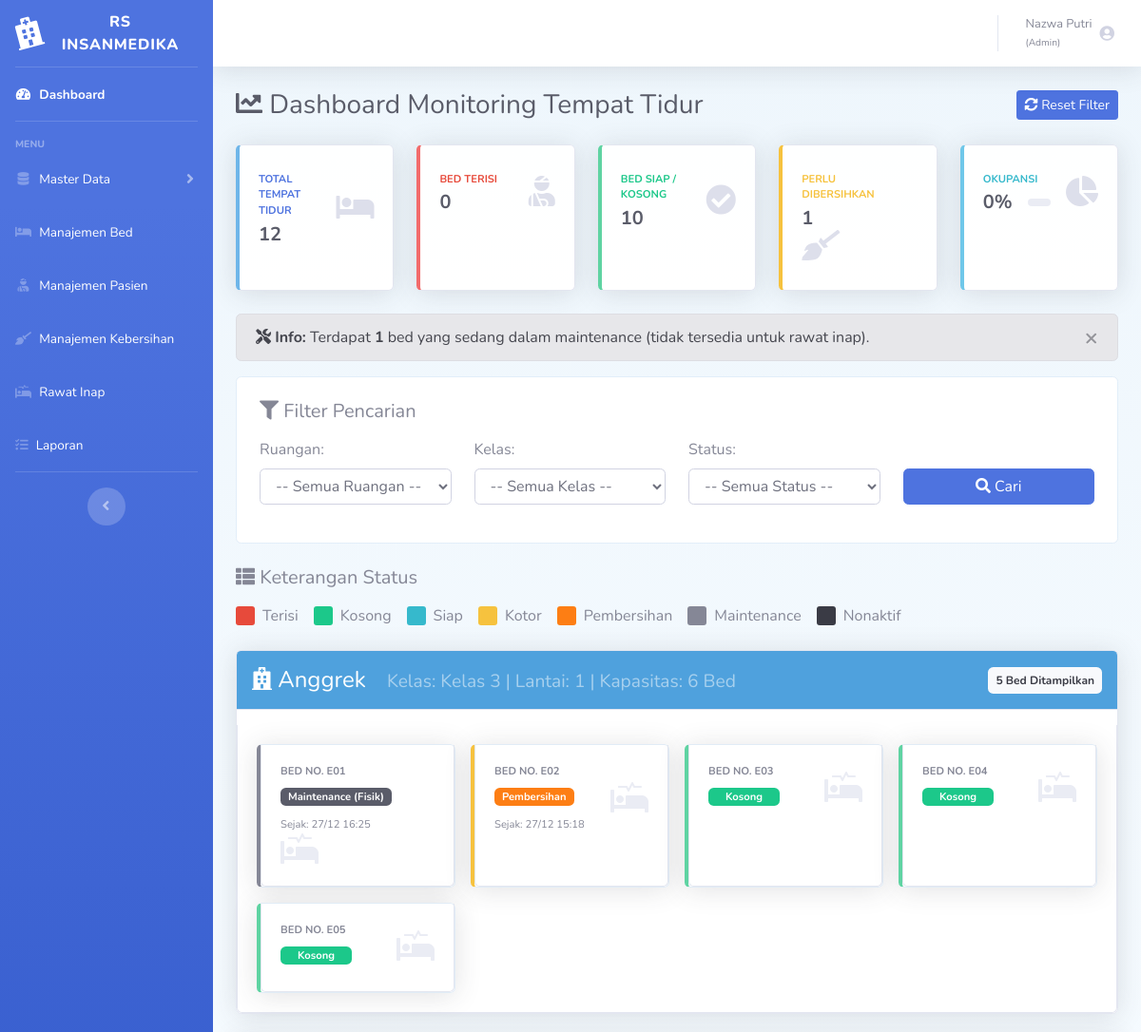
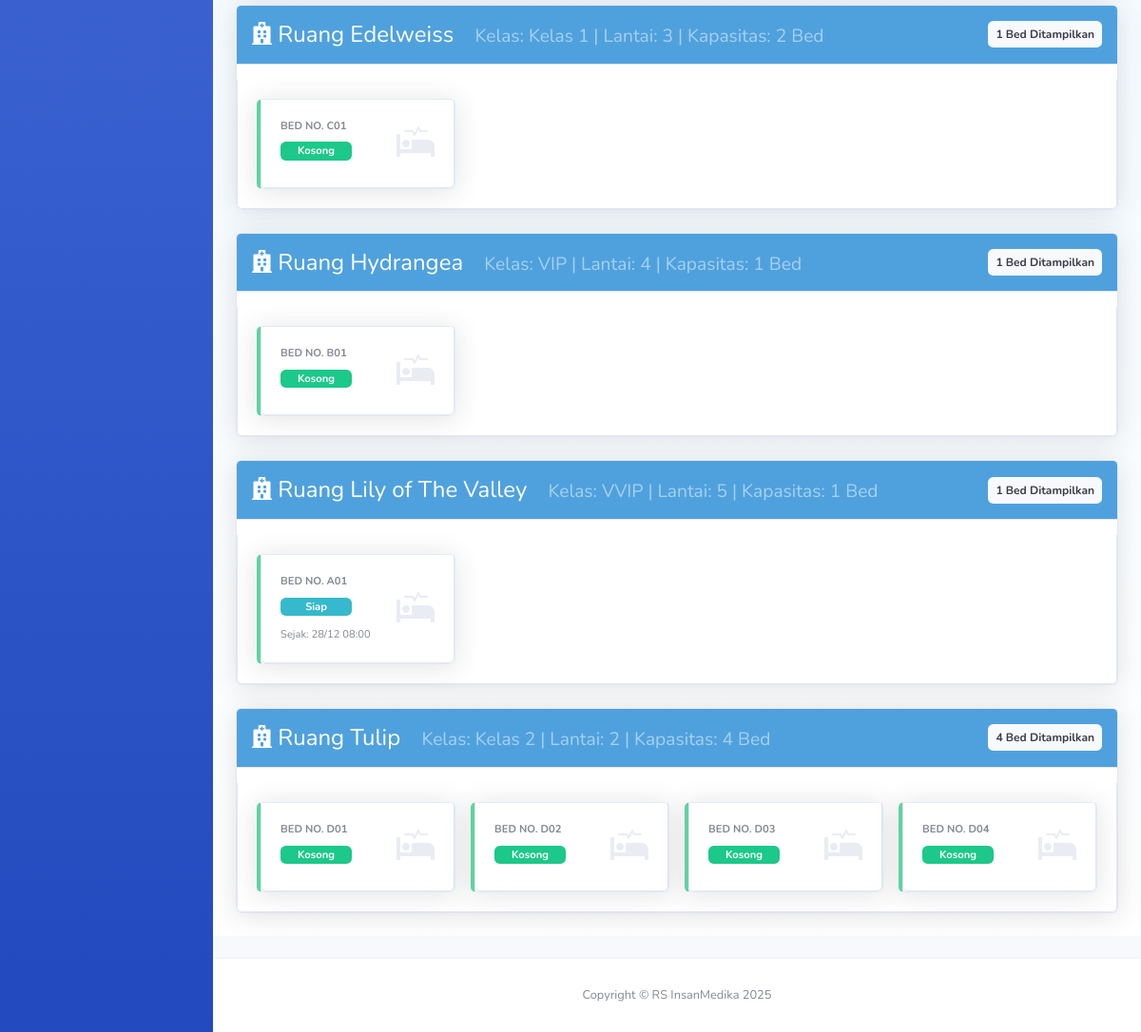
/rumahsakit/index.php (signed in), run on the app's committed database (2 pictures, top to bottom).
### tables this page shows
CREATE TABLE `t_tempattidur` (
  `f_idbed` int(11) NOT NULL,
  `f_idruangan` int(11) NOT NULL,
  `f_nomorbed` varchar(150) NOT NULL,
  `f_stsfisik` enum('Aktif','Nonaktif','Maintenance') NOT NULL,
  `f_created` datetime NOT NULL,
  `f_updated` datetime NOT NULL
);

CREATE TABLE `t_bedstatus` (
  `f_idbedsts` int(11) NOT NULL,
  `f_idpetugas` int(11) NOT NULL,
  `f_idbed` int(11) NOT NULL,
  `f_sts` enum('Kosong','Terisi','Siap','Pembersihan','Maintenance') NOT NULL,
  `f_waktumulai` datetime NOT NULL,
  `f_waktuselesai` datetime DEFAULT NULL,
  `f_keterangan` varchar(150) NOT NULL,
  `f_created` datetime NOT NULL
);

CREATE TABLE `t_ruangan` (
  `f_idruangan` int(11) NOT NULL,
  `f_nama` varchar(150) NOT NULL,
  `f_kelas` enum('VVIP','VIP','Kelas 1','Kelas 2','Kelas 3') NOT NULL,
  `f_lantai` int(11) NOT NULL,
  `f_kapasitas` int(11) NOT NULL,
  `f_created` datetime NOT NULL,
  `f_updated` datetime NOT NULL,
  `f_luasruangan` decimal(6,2) DEFAULT NULL,
  `f_luasperbed` decimal(5,2) DEFAULT NULL,
  `f_faktorefisiensi` decimal(3,2) NOT NULL,
  `f_kapasitasmaks` int(11) NOT NULL
);

### rumahsakit/index.php (the view, shortened to what the rows shown need)
<?php
require_once "dbcontroller.php";
$db = new dbcontroller();
$filter_ruangan = isset($_GET['ruangan']) ? (int)$_GET['ruangan'] : 0;
$filter_kelas = isset($_GET['kelas']) ? $db->escapeString(trim(strip_tags($_GET['kelas']))) : '';
$filter_status = isset($_GET['status']) ? trim(strip_tags($_GET['status'])) : '';
function loadDataBed($db, $filter_ruangan, $filter_kelas, $filter_status) {
    $where_clause = "WHERE 1=1";
    $sql = "SELECT
                tt.f_idbed,
                tt.f_nomorbed,
                tt.f_stsfisik,
                r.f_idruangan,
                r.f_nama AS nama_ruangan,
                r.f_kelas,
                r.f_lantai,
                r.f_kapasitas,
                bs.f_sts AS status_bedstatus,
                bs.f_waktumulai AS waktu_status,
                bs.f_keterangan AS keterangan_status,
                ri.f_idrawatinap,
                p.f_nama AS nama_pasien
              FROM t_tempattidur tt
              JOIN t_ruangan r ON tt.f_idruangan = r.f_idruangan
              LEFT JOIN t_bedstatus bs ON tt.f_idbed = bs.f_idbed AND bs.f_waktuselesai IS NULL
              LEFT JOIN t_rawatinap ri ON tt.f_idbed = ri.f_idbed AND ri.f_waktukeluar IS NULL
              LEFT JOIN t_pasien p ON ri.f_idpasien = p.f_idpasien
              $where_clause
              ORDER BY r.f_nama, tt.f_nomorbed";
    $data = $db->getLIST($sql);
    if ($data) {
        $filtered_data = [];
        foreach ($data as $bed) {
            $ada_pasien = !empty($bed['f_idrawatinap']);
            $status_fisik = $bed['f_stsfisik'];
            $status_bedstatus = $bed['status_bedstatus'];
            $status_final = '';
            if ($status_fisik == 'Nonaktif') {
                $status_final = 'Nonaktif';
            } elseif ($status_fisik == 'Maintenance') {
                $status_final = 'Maintenance (Fisik)';
            } elseif ($ada_pasien) {
                $status_final = 'Terisi';
            } elseif (!empty($status_bedstatus)) {
                $status_final = $status_bedstatus;
            } else {
                $status_final = 'Kosong';
            }
            $bed['status_final'] = $status_final;
            $bed['ada_pasien'] = $ada_pasien;
            if (empty($filter_status) || $status_final == $filter_status) {
                $filtered_data[] = $bed;
            }
        }
        return $filtered_data;
    }
    return [];
}
$data_beds = loadDataBed($db, $filter_ruangan, $filter_kelas, $filter_status);
$beds_by_ruangan = [];
if (!empty($data_beds)) {
    foreach ($data_beds as $bed) {
        $ruangan_key = $bed['f_idruangan'];
        if (!isset($beds_by_ruangan[$ruangan_key])) {
            $beds_by_ruangan[$ruangan_key] = [
                'info' => [
                    'nama' => $bed['nama_ruangan'],
                    'kelas' => $bed['f_kelas'],
                    'lantai' => $bed['f_lantai'],
                    'kapasitas' => $bed['f_kapasitas']
                ],
                'beds' => []
            ];
        }
        $beds_by_ruangan[$ruangan_key]['beds'][] = $bed;
    }
}
?>
<!DOCTYPE html>
<html lang="en">
<head>
    <link href="vendor/fontawesome-free/css/all.min.css" rel="stylesheet" type="text/css">
    <link href="css/sb-admin-2.min.css" rel="stylesheet">
</head>
<body id="page-top">
    <div id="wrapper">
        <div id="content-wrapper" class="d-flex flex-column">
            <div id="content">
                <div class="container-fluid">
                    <div class="d-sm-flex align-items-center justify-content-between mb-4">
                        <h1 class="h3 mb-0 text-gray-800">
                            <i class="fas fa-chart-line"></i> Dashboard Monitoring Tempat Tidur
                        </h1>
                    </div>
                    <?php if (empty($beds_by_ruangan)): ?>
                        <div class="alert alert-warning text-center">
                            <i class="fas fa-exclamation-triangle fa-3x mb-3"></i>
                            <h5>Tidak Ada Data Bed</h5>
                            <p>Tidak ditemukan data tempat tidur sesuai filter yang dipilih.</p>
                            <?php if (!empty($filter_status) || $filter_ruangan > 0 || !empty($filter_kelas)): ?>
                                <a href="index.php" class="btn btn-primary">
                                    <i class="fas fa-redo"></i> Reset Filter
                                </a>
                            <?php endif; ?>
                        </div>
                    <?php else: ?>
                        <?php foreach ($beds_by_ruangan as $id_ruangan => $ruangan_data): ?>
                            <div class="ruangan-section card shadow mb-4">
                                <div class="ruangan-header card-header py-3 d-flex align-items-center justify-content-between">
                                    <h4 class="mb-0 text-white">
                                        <i class="fas fa-hospital"></i> <?= htmlspecialchars($ruangan_data['info']['nama']) ?>
                                        <small class="text-white-50 ml-3">
                                            Kelas: <?= htmlspecialchars($ruangan_data['info']['kelas']) ?> |
                                            Lantai: <?= $ruangan_data['info']['lantai'] ?> |
                                            Kapasitas: <?= $ruangan_data['info']['kapasitas'] ?> Bed
                                        </small>
                                    </h4>
                                    <span class="badge badge-light p-2">
                                        <?= count($ruangan_data['beds']) ?> Bed Ditampilkan
                                    </span>
                                </div>
                                <div class="card-body">
                                    <div class="bed-grid">
                                        <?php foreach ($ruangan_data['beds'] as $bed):
                                            $status_tampil = $bed['status_final'];
                                            $status_class = 'status-' . str_replace([' ', '(', ')'], '', $status_tampil);
                                            $border_color = 'secondary';
                                            switch ($status_tampil) {
                                                case 'Kosong':
                                                case 'Siap':
                                                    $border_color = 'success';
                                                    break;
                                                case 'Kotor':
                                                case 'Pembersihan':
                                                    $border_color = 'warning';
                                                    break;
                                                case 'Maintenance (Fisik)':
                                                case 'Maintenance':
                                                case 'Nonaktif':
                                                    $border_color = 'secondary';
                                                    break;
                                            }
                                        ?>
                                        <div class="bed-card card border-left-<?= $border_color ?> shadow h-100"
                                            onclick="window.location='detail.php?id=<?= $bed['f_idbed'] ?>'">
                                            <div class="card-body">
                                                <div class="row no-gutters align-items-center">
                                                    <div class="col mr-2">
                                                        <div class="text-xs font-weight-bold text-uppercase mb-1">
                                                            Bed No. <?= htmlspecialchars($bed['f_nomorbed']) ?>
                                                        </div>
                                                        <span class="badge bed-status-badge <?= $status_class ?> mb-2">
                                                            <?= htmlspecialchars($status_tampil) ?>
                                                        </span>
                                                        <?php if (!empty($bed['waktu_status'])): ?>
                                                            <div class="text-xs text-muted mt-1">
                                                                Sejak: <?= date('d/m H:i', strtotime($bed['waktu_status'])) ?>
                                                            </div>
                                                        <?php endif; ?>
                                                    </div>
                                                    <div class="col-auto">
                                                        <i class="fas fa-procedures fa-2x text-gray-200"></i>
                                                    </div>
                                                </div>
                                            </div>
                                        </div>
                                        <?php endforeach; ?>
                                    </div>
                                </div>
                            </div>
                        <?php endforeach; ?>
                    <?php endif; ?>
                </div>
                </div>
            </div>
        </div>
</body>
</html>

### data on the page
t_tempattidur: f_nomorbed "E01", status_tampil "Maintenance (Fisik)", t_bedstatus.f_waktumulai "27/12 16:25"
t_tempattidur: f_nomorbed "E02", t_bedstatus.f_sts "Pembersihan", t_bedstatus.f_waktumulai "27/12 15:18"
t_tempattidur: f_nomorbed "E03", status_tampil "Kosong"
t_tempattidur: f_nomorbed "E04", status_tampil "Kosong"
t_tempattidur: f_nomorbed "E05", status_tampil "Kosong"
t_ruangan: f_nama "Ruang Edelweiss", f_kelas "Kelas 1"
t_tempattidur: f_nomorbed "C01", status_tampil "Kosong"
t_tempattidur: f_idruangan.f_nama "Ruang Hydrangea", f_idruangan.f_kelas "VIP", lantai "4", f_idruangan.f_kapasitas "1", count($ruangan_data['beds']) "1", f_nomorbed "B01", status_tampil "Kosong"
t_tempattidur: f_idruangan.f_nama "Ruang Lily of The Valley", f_idruangan.f_kelas "VVIP", lantai "5", f_idruangan.f_kapasitas "1", count($ruangan_data['beds']) "1", f_nomorbed "A01", t_bedstatus.f_sts "Siap", t_bedstatus.f_waktumulai "28/12 08:00"
t_tempattidur: f_nomorbed "D01", status_tampil "Kosong"
t_tempattidur: f_nomorbed "D02", status_tampil "Kosong"
t_tempattidur: f_nomorbed "D03", status_tampil "Kosong"
t_tempattidur: f_nomorbed "D04", status_tampil "Kosong"

### other printed values
$nama_petugas "Nazwa Putri"
$role_petugas "Admin"
$total_beds "12"
$bed_terisi "0"
$bed_tersedia "10"
$bed_perlu_bersih "1"
$okupansi_persen "0"
$bed_maintenance "1"
$ruangan_data['info']['nama'] "Anggrek"
$ruangan_data['info']['kelas'] "Kelas 3"
$ruangan_data['info']['lantai'] "1"
$ruangan_data['info']['kapasitas'] "6"
count($ruangan_data['beds']) "5"
$ruangan_data['info']['lantai'] "3"
$ruangan_data['info']['kapasitas'] "2"
